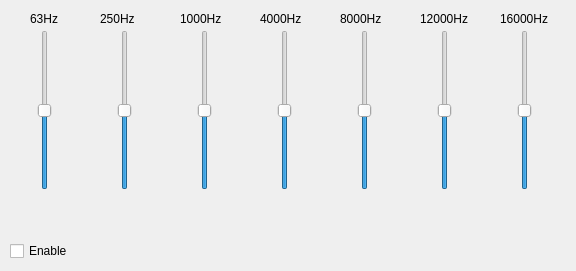
    <widget class="QWidget" name="tab_9">
     <attribute name="title">
      <string>EQ</string>
     </attribute>
     <widget class="QCheckBox" name="checkBox_9">
      <property name="geometry">
       <rect>
        <x>10</x>
        <y>240</y>
        <width>71</width>
        <height>22</height>
       </rect>
      </property>
      <property name="text">
       <string>Enable</string>
      </property>
     </widget>
     <widget class="QSlider" name="EQ250SL">
      <property name="geometry">
       <rect>
        <x>110</x>
        <y>30</y>
        <width>29</width>
        <height>160</height>
       </rect>
      </property>
      <property name="maximum">
       <number>2000</number>
      </property>
      <property name="value">
       <number>1000</number>
      </property>
      <property name="orientation">
       <enum>Qt::Vertical</enum>
      </property>
     </widget>
     <widget class="QSlider" name="EQ1000SL">
      <property name="geometry">
       <rect>
        <x>190</x>
        <y>30</y>
        <width>29</width>
        <height>160</height>
       </rect>
      </property>
      <property name="maximum">
       <number>2000</number>
      </property>
      <property name="value">
       <number>1000</number>
      </property>
      <property name="orientation">
       <enum>Qt::Vertical</enum>
      </property>
     </widget>
     <widget class="QSlider" name="EQ4000SL">
      <property name="geometry">
       <rect>
        <x>270</x>
        <y>30</y>
        <width>29</width>
        <height>160</height>
       </rect>
      </property>
      <property name="maximum">
       <number>2000</number>
      </property>
      <property name="value">
       <number>1000</number>
      </property>
      <property name="orientation">
       <enum>Qt::Vertical</enum>
      </property>
     </widget>
     <widget class="QSlider" name="EQ8000SL">
      <property name="geometry">
       <rect>
        <x>350</x>
        <y>30</y>
        <width>29</width>
        <height>160</height>
       </rect>
      </property>
      <property name="maximum">
       <number>2000</number>
      </property>
      <property name="value">
       <number>1000</number>
      </property>
      <property name="orientation">
       <enum>Qt::Vertical</enum>
      </property>
     </widget>
     <widget class="QSlider" name="EQ212000SL">
      <property name="geometry">
       <rect>
        <x>430</x>
        <y>30</y>
        <width>29</width>
        <height>160</height>
       </rect>
      </property>
      <property name="maximum">
       <number>2000</number>
      </property>
      <property name="value">
       <number>1000</number>
      </property>
      <property name="orientation">
       <enum>Qt::Vertical</enum>
      </property>
     </widget>
     <widget class="QSlider" name="EQ16000SL">
      <property name="geometry">
       <rect>
        <x>510</x>
        <y>30</y>
        <width>29</width>
        <height>160</height>
       </rect>
      </property>
      <property name="maximum">
       <number>2000</number>
      </property>
      <property name="value">
       <number>1000</number>
      </property>
      <property name="orientation">
       <enum>Qt::Vertical</enum>
      </property>
     </widget>
     <widget class="QSlider" name="EQ63SL">
      <property name="geometry">
       <rect>
        <x>30</x>
        <y>30</y>
        <width>29</width>
        <height>160</height>
       </rect>
      </property>
      <property name="maximum">
       <number>2000</number>
      </property>
      <property name="value">
       <number>1000</number>
      </property>
      <property name="orientation">
       <enum>Qt::Vertical</enum>
      </property>
     </widget>
     <widget class="QLabel" name="label_50">
      <property name="geometry">
       <rect>
        <x>30</x>
        <y>10</y>
        <width>67</width>
        <height>17</height>
       </rect>
      </property>
      <property name="text">
       <string>63Hz</string>
      </property>
     </widget>
     <widget class="QLabel" name="label_53">
      <property name="geometry">
       <rect>
        <x>100</x>
        <y>10</y>
        <width>67</width>
        <height>17</height>
       </rect>
      </property>
      <property name="text">
       <string>250Hz</string>
      </property>
     </widget>
     <widget class="QLabel" name="label_54">
      <property name="geometry">
       <rect>
        <x>180</x>
        <y>10</y>
        <width>67</width>
        <height>17</height>
       </rect>
      </property>
      <property name="text">
       <string>1000Hz</string>
      </property>
     </widget>
     <widget class="QLabel" name="label_55">
      <property name="geometry">
       <rect>
        <x>260</x>
        <y>10</y>
        <width>67</width>
        <height>17</height>
       </rect>
      </property>
      <property name="text">
       <string>4000Hz</string>
      </property>
     </widget>
     <widget class="QLabel" name="label_56">
      <property name="geometry">
       <rect>
        <x>340</x>
        <y>10</y>
        <width>67</width>
        <height>17</height>
       </rect>
      </property>
      <property name="text">
       <string>8000Hz</string>
      </property>
     </widget>
     <widget class="QLabel" name="label_57">
      <property name="geometry">
       <rect>
        <x>420</x>
        <y>10</y>
        <width>67</width>
        <height>17</height>
       </rect>
      </property>
      <property name="text">
       <string>12000Hz</string>
      </property>
     </widget>
     <widget class="QLabel" name="label_58">
      <property name="geometry">
       <rect>
        <x>500</x>
        <y>10</y>
        <width>67</width>
        <height>17</height>
       </rect>
      </property>
      <property name="text">
       <string>16000Hz</string>
      </property>
     </widget>
    </widget>
